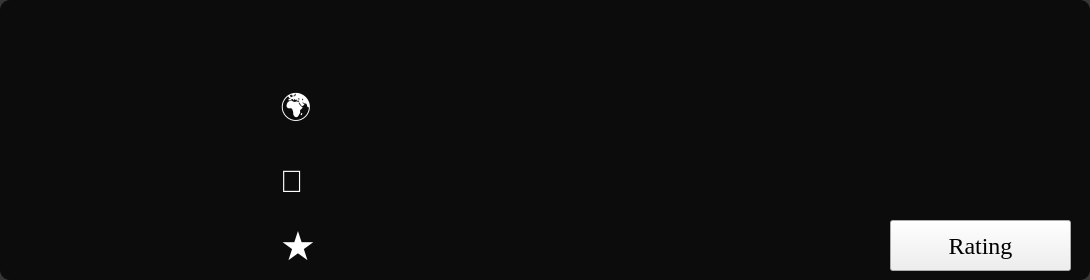
                <widget class="QFrame" name="frameResult8">
                 <property name="styleSheet">
                  <string notr="true">QFrame {
    background-color: rgba(0, 0, 0, 200);
    border-radius: 10px;
}

QFrame:hover {
    background-color: rgba(0,0,0,150);
}
</string>
                 </property>
                 <property name="frameShape">
                  <enum>QFrame::StyledPanel</enum>
                 </property>
                 <property name="frameShadow">
                  <enum>QFrame::Raised</enum>
                 </property>
                 <widget class="QLabel" name="labelRate8">
                  <property name="geometry">
                   <rect>
                    <x>330</x>
                    <y>220</y>
                    <width>211</width>
                    <height>51</height>
                   </rect>
                  </property>
                  <property name="font">
                   <font>
                    <family>Georgia</family>
                    <pointsize>14</pointsize>
                    <weight>9</weight>
                    <italic>false</italic>
                    <bold>false</bold>
                   </font>
                  </property>
                  <property name="styleSheet">
                   <string notr="true">background-color: transparent;
font: 75 14pt &quot;Georgia&quot;;
COLOR: rgb(255, 255, 255);</string>
                  </property>
                  <property name="text">
                   <string/>
                  </property>
                 </widget>
                 <widget class="QLabel" name="labelFigure8">
                  <property name="geometry">
                   <rect>
                    <x>10</x>
                    <y>15</y>
                    <width>250</width>
                    <height>251</height>
                   </rect>
                  </property>
                  <property name="font">
                   <font>
                    <family>Sitka Text</family>
                    <pointsize>10</pointsize>
                   </font>
                  </property>
                  <property name="styleSheet">
                   <string notr="true">background-color: transparent;
border-radius: 10px;</string>
                  </property>
                  <property name="text">
                   <string/>
                  </property>
                 </widget>
                 <widget class="QLabel" name="labelLocation8">
                  <property name="geometry">
                   <rect>
                    <x>330</x>
                    <y>80</y>
                    <width>751</width>
                    <height>51</height>
                   </rect>
                  </property>
                  <property name="font">
                   <font>
                    <family>Georgia</family>
                    <pointsize>14</pointsize>
                    <weight>9</weight>
                    <italic>false</italic>
                    <bold>false</bold>
                   </font>
                  </property>
                  <property name="styleSheet">
                   <string notr="true">background-color: transparent;
font: 75 14pt &quot;Georgia&quot;;
COLOR: rgb(255, 255, 255);</string>
                  </property>
                  <property name="text">
                   <string/>
                  </property>
                 </widget>
                 <widget class="QLabel" name="labelCategories8">
                  <property name="geometry">
                   <rect>
                    <x>330</x>
                    <y>150</y>
                    <width>751</width>
                    <height>51</height>
                   </rect>
                  </property>
                  <property name="font">
                   <font>
                    <family>Georgia</family>
                    <pointsize>14</pointsize>
                    <weight>9</weight>
                    <italic>false</italic>
                    <bold>false</bold>
                   </font>
                  </property>
                  <property name="styleSheet">
                   <string notr="true">background-color: transparent;
font: 75 14pt &quot;Georgia&quot;;
COLOR: rgb(255, 255, 255);</string>
                  </property>
                  <property name="text">
                   <string/>
                  </property>
                 </widget>
                 <widget class="QLabel" name="labelRateIcon8">
                  <property name="geometry">
                   <rect>
                    <x>280</x>
                    <y>225</y>
                    <width>41</width>
                    <height>41</height>
                   </rect>
                  </property>
                  <property name="font">
                   <font>
                    <family>MS Shell Dlg 2</family>
                    <pointsize>30</pointsize>
                    <weight>50</weight>
                    <italic>false</italic>
                    <bold>false</bold>
                   </font>
                  </property>
                  <property name="styleSheet">
                   <string notr="true">font: 30pt &quot;MS Shell Dlg 2&quot;;
COLOR:rgb(255, 255, 255); background-color: transparent</string>
                  </property>
                  <property name="text">
                   <string>★</string>
                  </property>
                  <property name="scaledContents">
                   <bool>true</bool>
                  </property>
                 </widget>
                 <widget class="QLabel" name="labelMessage8">
                  <property name="geometry">
                   <rect>
                    <x>280</x>
                    <y>160</y>
                    <width>41</width>
                    <height>41</height>
                   </rect>
                  </property>
                  <property name="font">
                   <font>
                    <family>MS Shell Dlg 2</family>
                    <pointsize>23</pointsize>
                    <weight>50</weight>
                    <italic>false</italic>
                    <bold>false</bold>
                   </font>
                  </property>
                  <property name="styleSheet">
                   <string notr="true">font: 23pt &quot;MS Shell Dlg 2&quot;;
COLOR:rgb(255, 255, 255); background-color: transparent</string>
                  </property>
                  <property name="text">
                   <string>💬</string>
                  </property>
                  <property name="scaledContents">
                   <bool>true</bool>
                  </property>
                 </widget>
                 <widget class="QLabel" name="labelLocationIcon8">
                  <property name="geometry">
                   <rect>
                    <x>280</x>
                    <y>90</y>
                    <width>41</width>
                    <height>41</height>
                   </rect>
                  </property>
                  <property name="font">
                   <font>
                    <family>MS Shell Dlg 2</family>
                    <pointsize>23</pointsize>
                    <weight>50</weight>
                    <italic>false</italic>
                    <bold>false</bold>
                   </font>
                  </property>
                  <property name="styleSheet">
                   <string notr="true">font: 23pt &quot;MS Shell Dlg 2&quot;;
COLOR:rgb(255, 255, 255); background-color: transparent</string>
                  </property>
                  <property name="text">
                   <string>🌍</string>
                  </property>
                  <property name="scaledContents">
                   <bool>true</bool>
                  </property>
                 </widget>
                 <widget class="QLabel" name="labelName8">
                  <property name="geometry">
                   <rect>
                    <x>280</x>
                    <y>10</y>
                    <width>801</width>
                    <height>61</height>
                   </rect>
                  </property>
                  <property name="font">
                   <font>
                    <family>Georgia</family>
                    <pointsize>18</pointsize>
                    <weight>9</weight>
                    <italic>false</italic>
                    <bold>false</bold>
                   </font>
                  </property>
                  <property name="styleSheet">
                   <string notr="true">background-color: transparent;
font: 75 18pt &quot;Georgia&quot;;
COLOR: rgb(255, 255, 255);</string>
                  </property>
                  <property name="text">
                   <string/>
                  </property>
                 </widget>
                 <widget class="QPushButton" name="pushButtonRating8">
                  <property name="geometry">
                   <rect>
                    <x>890</x>
                    <y>220</y>
                    <width>181</width>
                    <height>51</height>
                   </rect>
                  </property>
                  <property name="font">
                   <font>
                    <family>Georgia</family>
                    <pointsize>18</pointsize>
                    <weight>9</weight>
                    <italic>false</italic>
                    <bold>false</bold>
                   </font>
                  </property>
                  <property name="styleSheet">
                   <string notr="true">
QPushButton {
    background-color: rgb(255, 255, 255);
    border-radius: 10px;
    padding: 5px;
	font: 75 18pt &quot;Georgia&quot;;
}

QPushButton:hover{
    background-color: rgba(231, 230, 230, 252); 
    color: black;
};

</string>
                  </property>
                  <property name="text">
                   <string>Rating</string>
                  </property>
                 </widget>
                </widget>
